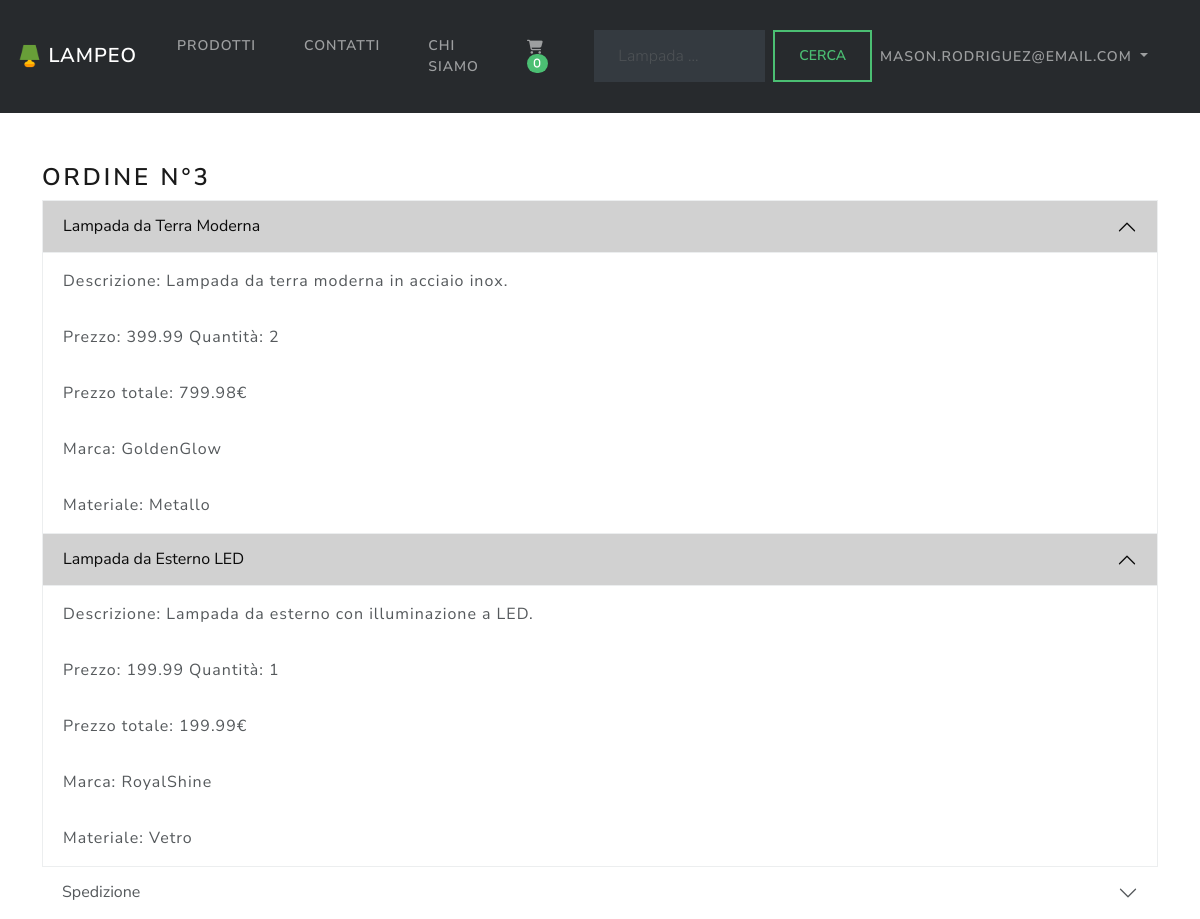
Page /front-end/user/?page=my_order&id=3 (signed in) on the committed database.
### tables this page shows
CREATE TABLE sale_order (
    id INT AUTO_INCREMENT PRIMARY KEY,
    user_id INT,
    date_order DATE,
    shipping_address VARCHAR(55),
    country VARCHAR(255),
    province VARCHAR(255),
    city VARCHAR(255),
    zip VARCHAR(255),
    FOREIGN KEY (user_id) REFERENCES res_user(id)
);

CREATE TABLE order_item (
    id INT AUTO_INCREMENT PRIMARY KEY,
    order_id INT,
    product_id INT,
    quantity INT,
    FOREIGN KEY (order_id) REFERENCES sale_order(id),
    FOREIGN KEY (product_id) REFERENCES product(id)
);

CREATE TABLE product (
    id INT AUTO_INCREMENT PRIMARY KEY,
    name VARCHAR(255),
    price DECIMAL(10, 2),
    description TEXT,
    supplier_id INT,
    category_id INT,
    product_type_id INT,
    image VARCHAR(255),
    created_at timestamp NOT NULL DEFAULT CURRENT_TIMESTAMP,
    FOREIGN KEY (supplier_id) REFERENCES supplier(id),
    FOREIGN KEY (category_id) REFERENCES category(id),
    FOREIGN KEY (product_type_id) REFERENCES product_type(id)
);

CREATE TABLE supplier (
    id INT AUTO_INCREMENT PRIMARY KEY,
    name VARCHAR(255),
    website VARCHAR(255)
);

CREATE TABLE category (
    id INT AUTO_INCREMENT PRIMARY KEY,
    name VARCHAR(255)
);

### back-end/classes/DB.php (called while the page is built, shortened)
<?php
class DB {
    private $conn;
    public $pdo;
    public function __construct() {
        global $conn;
        $this->conn = $conn;
        $this->pdo = new PDO('mysql:dbname='. DB_NAME . ';host=' . DB_HOST, DB_USER, DB_PASS);
    }
    public function query($sql) {
        $query = $this->pdo->query($sql);
        $data = $query->fetchAll();
        return $data;
    }
    public function select_one($table_name, $columns = array(), $id) {
        $query = 'SELECT ';
        $string = '';
        foreach($columns as $column) {
            $string .= ' ' . $column . ',';
        }
        $subString = substr($string, 0, -1);
        $query .= $subString . ' FROM ' . $table_name . ' WHERE  id = ' . $id;
        $result = mysqli_query($this->conn, $query);
        $result_array = mysqli_fetch_assoc($result);
        try {
          $result = mysqli_query($this->conn, $query);
        } catch (Exception $e) {
          echo 'Error selecting record[select_one]: ',  $e->getMessage(), "\n";
        }
        return $result_array;
    }
}
class DBManager {
    protected $db;
    protected $columns;
    protected $tableName;
    public function __construct(){
        $this->db = new DB();
    }
    public function get($id) {
        $resultArr = $this->db->select_one($this->tableName, $this->columns, (int)$id);
        return (object) $resultArr;
      }
}

### back-end/classes/Order.php (called while the page is built, shortened)
<?php
class OrderManager extends DBManager
{
    public function __construct()
    {
        $this->columns = ['id', 'user_id', 'date_order', 'shipping_address', 'country', 'province', 'city', 'zip'];
        $this->tableName = 'sale_order';
    }
}
class OrderItemManager extends DBManager{
    public function get_orders_item($order_id){
        $results = $this->db->query("SELECT * FROM order_item WHERE order_id = $order_id");
        $objects = array();
        foreach($results as $result) {
          array_push($objects, (object)$result);
        }
        return $objects;
    }
}
?>

### back-end/classes/Product.php (called while the page is built, shortened)
<?php
class ProductManager extends DBManager
{
  public function __construct()
  {
    $this->columns = ['id', 'name', 'price', 'description', 'supplier_id', 'category_id', 'image'];
    $this->tableName = 'product';
  }
}
?>

### back-end/classes/Supplier.php (called while the page is built, shortened)
<?php
class SupplierManager extends DBManager{
    public function __construct() {
        $this->columns = ['id','name','website'];
        $this->tableName = 'supplier';
    }
}
?>

### back-end/classes/Category.php (called while the page is built, shortened)
<?php
class CategoryManager extends DBManager{
    public function __construct() {
        $this->columns = ['id','name'];
        $this->tableName = 'category';
    }
}
?>

### front-end/user/pages/my_order.php (the view, shortened to what this page needs)
<?php
$order_id = $_GET['id'];
$order_manager = new OrderManager();
$order_item_manager = new OrderItemManager();
$product_manager = new ProductManager();
$supplier_manager = new SupplierManager();
$category_manager = new CategoryManager();
$order = $order_manager->get($order_id);
$order_items = $order_item_manager->get_orders_item($order_id);
?>
<h3>
    Ordine N°<?php echo $order->id?>
</h3>
<div class="accordion" id="accordionExample">
    <?php foreach($order_items as $order_item) {
        $product = $product_manager->get($order_item->product_id);
        $supplier = $supplier_manager->get($product->supplier_id);
        $category = $category_manager->get($product->category_id);
        ?>
        <div class="accordion-item">
            <h2 class="accordion-header" id="headingOne">
                <button class="accordion-button" type="button" data-bs-toggle="collapse" data-bs-target="#collapseOne"
                    aria-expanded="true" aria-controls="collapseOne">
                    <?php echo $product->name ?>
                </button>
            </h2>
            <div id="collapseOne" class="accordion-collapse collapse show" aria-labelledby="headingOne"
                data-bs-parent="#accordionExample" style="">
                <div class="accordion-body">
                    <strong>Descrizione: <?php echo $product->description ?></strong>
                </div>
            </div>
            <div id="collapseOne" class="accordion-collapse collapse show" aria-labelledby="headingOne"
                data-bs-parent="#accordionExample" style="">
                <div class="accordion-body">
                    <strong>Prezzo: <?php echo $product->price ?></strong>
                    <strong>Quantità: <?php echo $order_item->quantity ?></strong>
                </div>
            </div>
            <div id="collapseOne" class="accordion-collapse collapse show" aria-labelledby="headingOne"
                data-bs-parent="#accordionExample" style="">
                <div class="accordion-body">
                    <strong>Prezzo totale: <?php echo $product->price * $order_item->quantity  ?>€</strong>
                </div>
            </div>
            <div id="collapseOne" class="accordion-collapse collapse show" aria-labelledby="headingOne"
                data-bs-parent="#accordionExample" style="">
                <div class="accordion-body">
                    <strong>Marca: <?php echo $supplier->name ?></strong>
                </div>
            </div>
            <div id="collapseOne" class="accordion-collapse collapse show" aria-labelledby="headingOne"
                data-bs-parent="#accordionExample" style="">
                <div class="accordion-body">
                    <strong>Materiale: <?php echo $category->name ?></strong>
            </div>
            </div>
        </div>
    <?php }?>
    <h2 class="accordion-header" id="headingTwo">
        <button class="accordion-button collapsed" type="button" data-bs-toggle="collapse"
            data-bs-target="#collapseTwo" aria-expanded="false" aria-controls="collapseTwo">
            Spedizione
        </button>
    </h2>
</div>

### rows in the picture
sale_order: id "3"
order_item: product.name "Lampada da Terra Moderna", product.description "Lampada da terra moderna in acciaio inox.", product.price "399.99", quantity "2", $product->price * $order_item->quantity "799.98", supplier.name "GoldenGlow", category.name "Metallo"
order_item: product.name "Lampada da Esterno LED", product.description "Lampada da esterno con illuminazione a LED.", product.price "199.99", quantity "1", $product->price*$order_item->quantity "199.99", supplier.name "RoyalShine", category.name "Vetro"

### other values in the picture
count($cart_items) "0"
$logged_in_user->email "MASON.RODRIGUEZ@EMAIL.COM"
